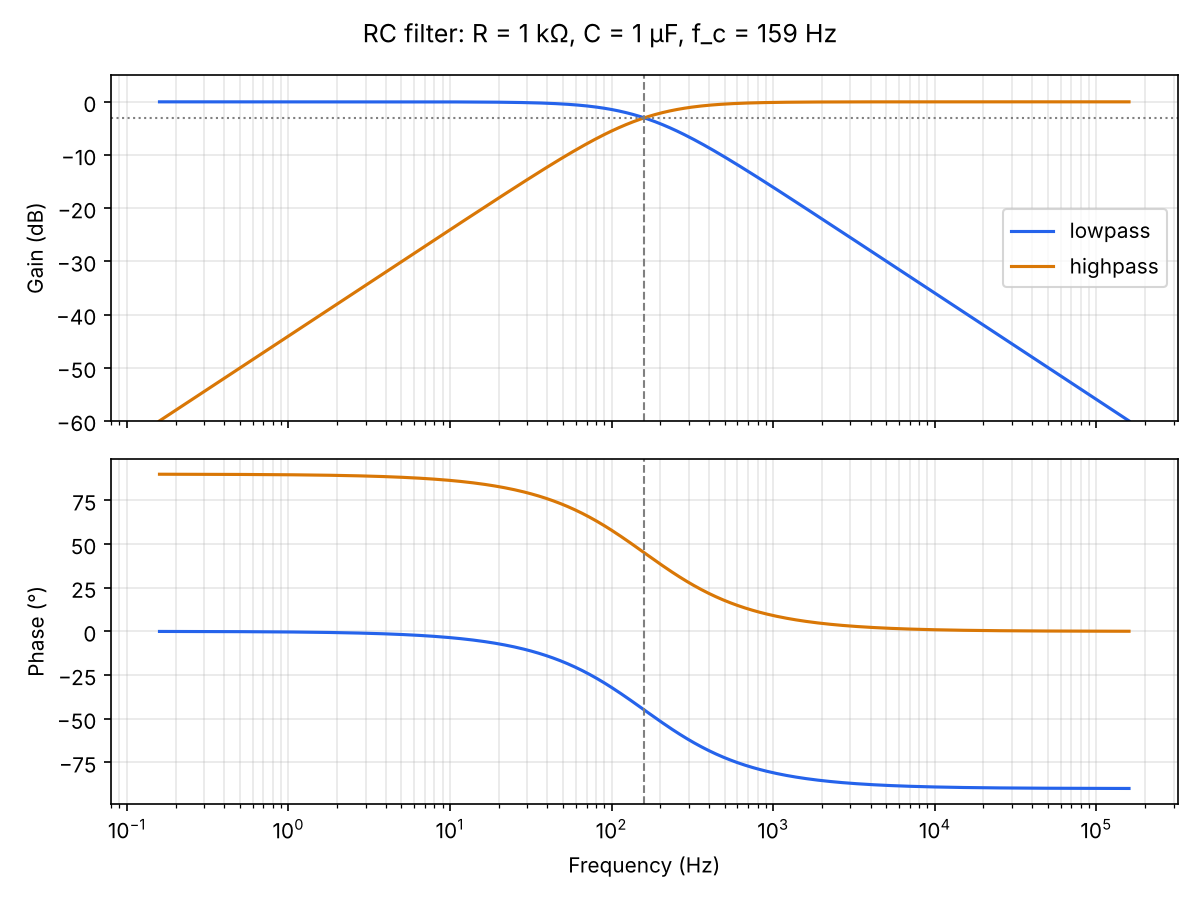

Recreate this plot in Python.
"""Draw a Bode plot (gain + phase) for an RC low-pass and high-pass filter.

Run:  python examples/bode_plot.py            -> saves examples/bode_plot.png
      python examples/bode_plot.py 4.7k 33n   -> your own R and C
"""

import sys
from pathlib import Path

import matplotlib.pyplot as plt
import numpy as np

from circuitkit import cutoff_frequency, format_si, gain_db, parse, phase_deg

r = parse(sys.argv[1]) if len(sys.argv) > 1 else 1_000
c = parse(sys.argv[2]) if len(sys.argv) > 2 else 1e-6
fc = cutoff_frequency(r, c)
freqs = np.logspace(np.log10(fc / 1000), np.log10(fc * 1000), 400)

fig, (ax_g, ax_p) = plt.subplots(2, 1, figsize=(8, 6), sharex=True)
for kind, color in [("lowpass", "#2563eb"), ("highpass", "#d97706")]:
    ax_g.semilogx(freqs, [gain_db(f, r, c, kind) for f in freqs], color=color, label=kind)
    ax_p.semilogx(freqs, [phase_deg(f, r, c, kind) for f in freqs], color=color, label=kind)

for ax in (ax_g, ax_p):
    ax.axvline(fc, color="gray", linestyle="--", linewidth=1)
    ax.grid(True, which="both", alpha=0.3)
ax_g.axhline(-3, color="gray", linestyle=":", linewidth=1)
ax_g.set_ylabel("Gain (dB)")
ax_g.set_ylim(-60, 5)
ax_g.legend()
ax_p.set_ylabel("Phase (°)")
ax_p.set_xlabel("Frequency (Hz)")
fig.suptitle(f"RC filter: R = {format_si(r, 'Ω')}, C = {format_si(c, 'F')}, "
             f"f_c = {format_si(fc, 'Hz')}")
fig.tight_layout()

out = Path(__file__).with_name("bode_plot.png")
fig.savefig(out, dpi=150)
print(f"Saved {out}")
